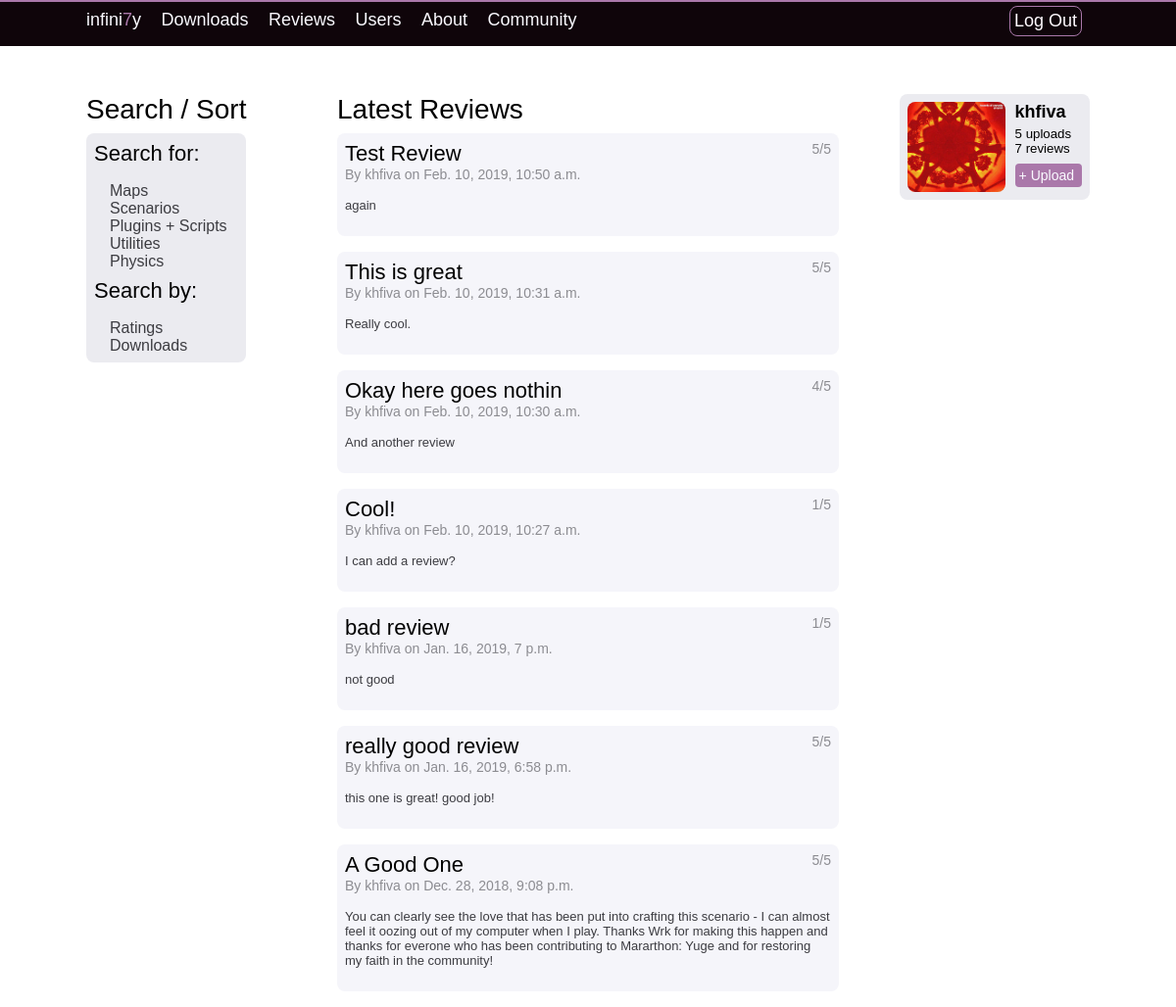
The app's page /s7uploads/reviews/ (signed in) with its own data.
### s7uploads/models.py (models this page shows, shortened)
class S7User(models.Model):
    user = models.OneToOneField(User, unique=True, on_delete=models.CASCADE)
    def num_uploads(self):
        return Upload.objects.filter(user=self).count()
    def num_reviews(self):
        return Review.objects.filter(user=self).count()

class Review(models.Model):
    title = models.CharField(max_length = 50)
    text = models.TextField(max_length = 2048, verbose_name="Review Text")
    upload = models.ForeignKey(Upload, on_delete=models.CASCADE)
    user = models.ForeignKey(S7User, on_delete=models.CASCADE)
    pubDate = models.DateTimeField('date published')
    rating = models.IntegerField(validators=[MinValueValidator(0), MaxValueValidator(5)])

### s7uploads/views.py (the view)
# urls.py: path('reviews/', views.ReviewView.as_view(), name='reviews'),
class ReviewView(generic.ListView):
	model = Review
	template_name = 's7uploads/reviews.html'
	context_object_name = 'latest_review_list'
	def get_queryset(self):
		numReviews = 25
		return Review.objects.filter(pubDate__lte=timezone.now()).order_by('-pubDate')[:numReviews]
	def get_context_data(self, **kwargs):
		c = super(generic.ListView, self).get_context_data(**kwargs)
		user = self.request.user
		if not user.is_anonymous:
			s7user = S7User.objects.filter(user=user)[:1]
			if s7user:
				c['s7user'] = s7user.get()
		return c

### s7uploads/templates/s7uploads/reviews.html
{% extends "s7uploads/navbar.html" %}
{% load static %}
{% block content %}
<section id="main-content">
{% if user %}
	<section id="userbanner">
		{% if user.is_anonymous %}
			<h4>You are not logged in!</h4>
		{% else %}
			<img src="/static/s7uploads/images/default_profile.jpg"></img>
			<section id="userbannertext">
			<h3>{{ user.username }}</h3>
			<h5>{{ s7user.num_uploads }} uploads</h5>
			<h5>{{ s7user.num_reviews }} reviews</h5>
			<section id="sideupload">
			<a href="{%url 's7uploads:new_upload' %}">+ Upload</a>
			</section>
			</section>
		{% endif %}
	</section>
{% endif %}
<section id="sidebar">
	<h1>Search / Sort</h1>
	<section id="sidebar-content">
	<h2>Search for:</h2>
	<ul>
		<li> <a href="#">Maps</a></li>
		<li> <a href="#">Scenarios</a></li>
		<li> <a href="#">Plugins + Scripts</a></li>
		<li> <a href="#">Utilities</a></li>
		<li> <a href="#">Physics</a></li>
	</ul>
	<h2>Search by:</h2>
	<ul>
		<li> <a href="#">Ratings</a></li>
		<li> <a href="#">Downloads</a></li>
	</ul>
	</section>
</section>
<section id="upload">
{% if latest_review_list %}
	<h1>Latest Reviews</h1>
	<section id="review">
		<ul>
		{% for review in latest_review_list %}
			<li>
			<h2 class="review">{{ review.title }}</h2>
			<h3 id="review-rating">{{review.rating}}/5</h3>
			<h3>By {{ review.user.user.username }} on {{ review.pubDate }}</h3>
			<p>{{review.text|linebreaks}}</p>
			</li>
		{% endfor %}
		</ul>
	</section>
{% else %}
	<p> Nothing to see here. </p>
{% endif %}
</section>
</section>
{% endblock %}

### s7uploads/static/s7uploads/style.css (style rules this page uses)
* { margin: 0; padding: 0; font-family: sans-serif; }
#userbanner { margin-bottom: 16px; padding: 8px; border-radius: 8px; border-color: rgb(240, 240, 245); background-color: rgb(235, 235, 240); float: right; }
#userbanner h3 { font-family: sans-serif; font-size: 18; margin-right: 8px; margin-bottom: 4px; }
#userbanner img { width: 100px; border: 0px solid; border-radius: 8px; float: left; clear: right; margin-right: 10px; }
#userbanner h5 { font-weight: normal; }
#userbannertext { float: right; }
#sideupload a { color: rgb(250, 250, 255); background-color: rgb(170, 120, 170); text-decoration: none; text-align: center; font-size: 14px; border-radius: 4px; padding: 4px; padding-right: 8px; float: left; margin-top: 8px; }
#main-content { width: 1024px; margin: 0 auto; margin-top: 96px; float: center; }
#main-content h1 { font-weight: normal; padding-bottom: 8px; }
#sidebar { float: left; position: relative; clear: left; }
#sidebar-content { background-color: rgb(235, 235, 240); border-radius: 8px; border-color: rgb(240, 240, 245); padding: 8px; padding-top: 0px; }
#sidebar h2 { font-size: 22px; font-weight: normal; padding-top: 8px; }
#sidebar li { list-style-type: none; text-decoration: none; margin-left: 16px; }
#sidebar li a { text-decoration: none; color: rgb(60, 60, 65); }
#upload { margin: 0 auto; width: 512px; position: relative; }
#review { width: 512px; float: left; }
#review h2 { text-decoration: none; }
#sidebar ul { margin-top: 16px; }
#upload ul { margin-bottom: 16px; }
#upload li { list-style-type: none; background-color: rgb(245, 245, 250); border-radius: 8px; margin-bottom: 16px; }
#sidebar h1 { font-size: 28px; font-weight: normal; }
#upload h1 { font-size: 28px; font-weight: normal; }
#upload h2 { font-size: 22px; font-weight: normal; display: inline; text-decoration: underline; }
#review li { padding: 8px; }
#review-rating { float: right; }
#upload h3 { color: rgb(140, 140, 145); font-size: 14px; font-weight: normal; padding-bottom: 8px; }
#upload p { font-size: 13px; color: rgb(60, 60, 65); padding-bottom: 8px; }

### records on screen
S7User: num_uploads "5", num_reviews "7"
Review: title "Test Review", rating "5", user.user.username "khfiva", pubDate "Feb. 10, 2019, 10:50 a.m.", text "again"
Review: title "This is great", rating "5", user.user.username "khfiva", pubDate "Feb. 10, 2019, 10:31 a.m.", text "Really cool."
Review: title "Okay here goes nothin", rating "4", user.user.username "khfiva", pubDate "Feb. 10, 2019, 10:30 a.m.", text "And another review"
Review: title "Cool!", rating "1", user.user.username "khfiva", pubDate "Feb. 10, 2019, 10:27 a.m.", text "I can add a review?"
Review: title "bad review", rating "1", user.user.username "khfiva", pubDate "Jan. 16, 2019, 7 p.m.", text "not good"
Review: title "really good review", rating "5", user.user.username "khfiva", pubDate "Jan. 16, 2019, 6:58 p.m.", text "this one is great! good job!"
Review: title "A Good One", rating "5", user.user.username "khfiva", pubDate "Dec. 28, 2018, 9:08 p.m.", text "You can clearly see the love that has been put into crafting this scenario - I can almost feel it oozing out of my computer when I play. Thanks Wrk for making this happen and thanks for everone who has been contributing to Mararthon: Yuge and for restoring my faith in the community!"

### other values on screen
{{ user.username }} "khfiva"
